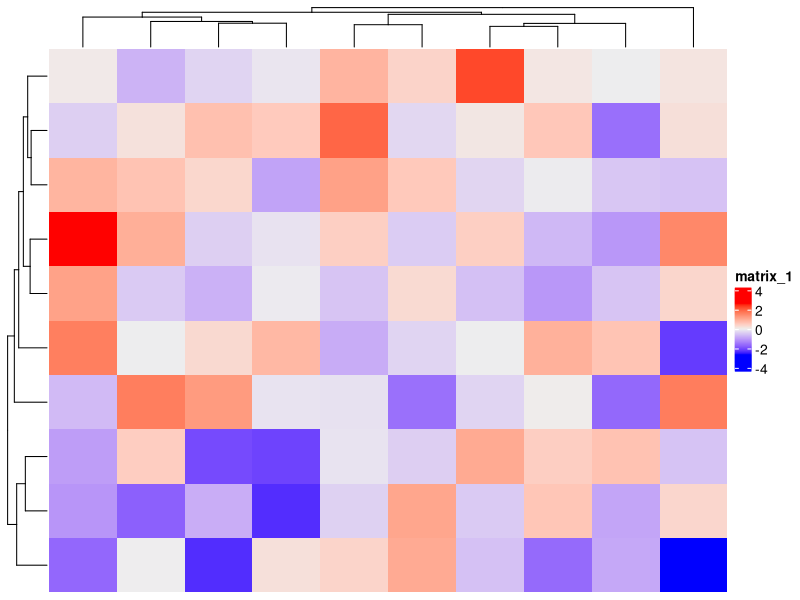
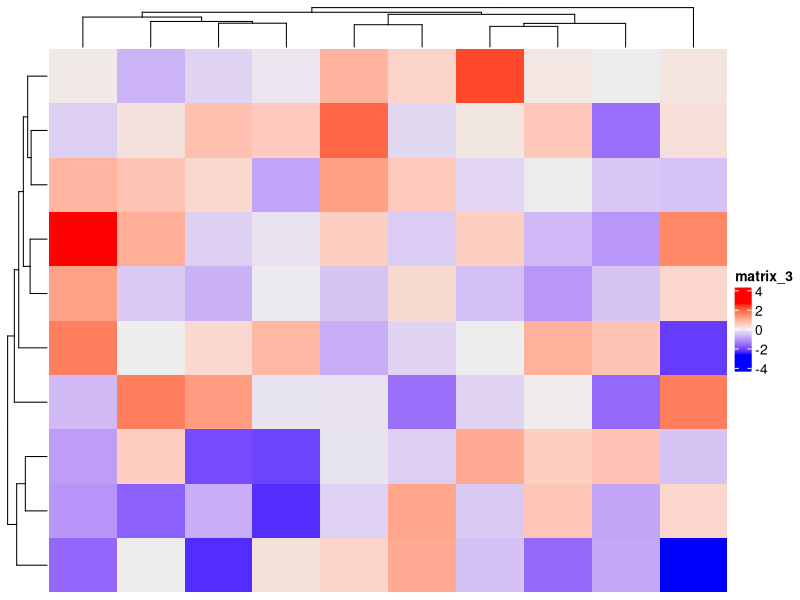
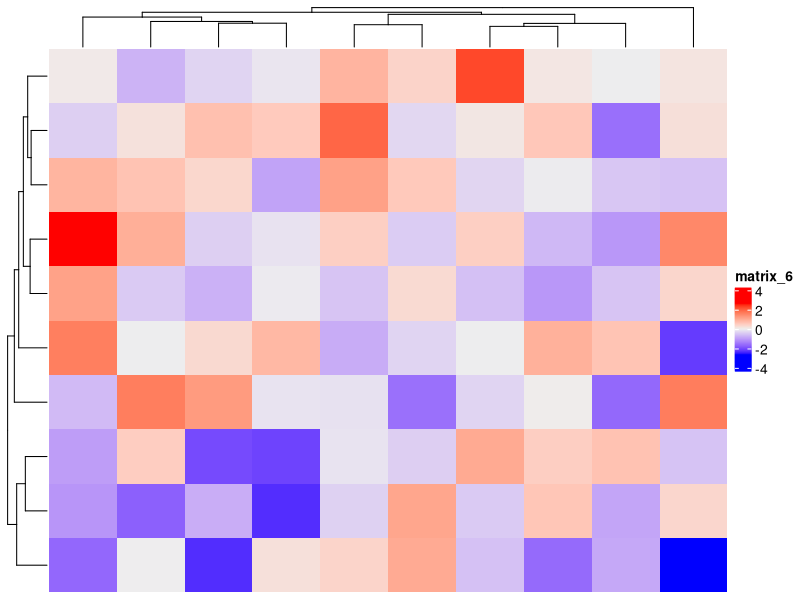

The R script that drew these images, in order:
# INPUT 3 (edge): every quantitative / behavioural claim in the Skill's "Per-Method Failure Modes" and "Reconciliation" tables that can be checked.
suppressPackageStartupMessages({library(ComplexHeatmap);library(circlize);library(pheatmap);library(seriation)})
set.seed(5)
hr <- function(t, ...) cat("\n=====", t, "=====\n", ...)
# A. ward.D vs ward.D2, and equivalence to scipy ward
hr("A. ward.D vs ward.D2 (planted 3-cluster data)")
x <- rbind(matrix(rnorm(40*6, 0, 1), 40), matrix(rnorm(40*6, 3, 1), 40), matrix(rnorm(20*6, -3, 2), 20))
rownames(x) <- paste0("r", 1:100)
h1 <- hclust(dist(x), "ward.D"); h2 <- hclust(dist(x), "ward.D2")
cat("ward.D and ward.D2 orders identical:", identical(h1$order, h2$order), "; merge tables identical:", identical(h1$merge, h2$merge), "\n")
cat("cutree k=3 agreement (adjusted): ", "ward.D sizes", table(cutree(h1,3)), "| ward.D2 sizes", table(cutree(h2,3)), "\n")
cat("ward.D top merge height", round(max(h1$height),1), " ward.D2", round(max(h2$height),1), "; ward.D height^2-ish vs D2 heights ratio (D on unsquared d): ", round(max(h1$height)/max(h2$height)^2*1000,3), "\n")
write.csv(x, "i3_x.csv"); saveRDS(h2$height, "i3_h2_heights.rds")
# B. seaborn 'ward' == ward.D2 (heights compared cross-language in i3_scipy_check.py)
# C. Euclidean on z-scored rows ~ 1 - Pearson
hr("C. Euclid(z) vs 1-Pearson")
m <- matrix(rnorm(30*12), 30); z <- t(scale(t(m)))
de <- as.matrix(dist(z)); dc <- 1 - cor(t(m))
cat("d_euclid^2 / (1-r) constant (=2(n-1)):", signif(range(de[upper.tri(de)]^2 / dc[upper.tri(dc)]),6), " expect", 2*(12-1), "\n")
# D. outlier compresses colour scale
hr("D. one outlier vs quantile bounds")
o <- matrix(rnorm(2000), 40); o[1,1] <- 60
cf_naive <- colorRamp2(c(min(o), 0, max(o)), c("blue","white","red"))
b <- quantile(abs(o), 0.99); cf_rob <- colorRamp2(c(-b, 0, b), c("blue","white","red"))
cat("bounds 99%:", round(b,2), " max:", max(o), "\n")
cat("typical cell value 1.5 -> naive:", cf_naive(1.5), " robust:", cf_rob(1.5), "\n")
cat("outlier 60 -> robust:", cf_rob(60), " (equals extreme colour col_fun(b):", cf_rob(60)==cf_rob(b), ")\n")
# E. sparse rows z-score
hr("E. z-score on sparse rows")
s <- rbind(c(0,0,0,0,0,0,0,0,0,10), c(0,0,0,0,0,0,0,0,5,6), rnorm(10, 5, 1))
zs <- t(scale(t(s))); print(round(zs, 2))
cat("max |z| for 1-nonzero row:", round(max(abs(zs[1,])),2), " (theoretical (n-1)/sqrt(n) =", round(9/sqrt(10),2), ")\n")
# F. bare Heatmap() behaviours
hr("F. bare Heatmap() claims")
mm <- matrix(rnorm(100), 10)
f1 <- tempfile(fileext=".pdf"); pdf(f1); Heatmap(mm); dev.off()
cat("F1 top-level bare Heatmap() in Rscript: pdf size", file.size(f1), "(blank page ~ 3-4 KB?)\n")
f2 <- tempfile(fileext=".pdf"); pdf(f2); Heatmap(mm) -> tmp; dev.off()
cat("F2 assigned only (no print):             pdf size", file.size(f2), "\n")
f3 <- tempfile(fileext=".pdf"); pdf(f3); (function() { Heatmap(mm) })(); dev.off()
cat("F3 bare Heatmap() as value of function call at top-level (auto-prints result): pdf size", file.size(f3), "\n")
f4 <- tempfile(fileext=".pdf"); pdf(f4); (function() { Heatmap(mm); invisible(NULL) })(); dev.off()
cat("F4 bare Heatmap() inside function, not returned:  pdf size", file.size(f4), "\n")
f5 <- tempfile(fileext=".pdf"); pdf(f5); for (i in 1) { Heatmap(mm) }; dev.off()
cat("F5 bare Heatmap() in for loop:                   pdf size", file.size(f5), "\n")
f6 <- tempfile(fileext=".pdf"); pdf(f6); draw(Heatmap(mm)); dev.off()
cat("F6 draw(Heatmap()):                              pdf size", file.size(f6), "\n")
# G. raster default + args
hr("G. raster claims")
big <- matrix(rnorm(2500*8), 2500); small <- matrix(rnorm(100*8), 100)
cat("use_raster default, 2500 rows:", Heatmap(big)@matrix_param$use_raster %||% "n/a", "\n")
cat("formals raster_quality default:", deparse(formals(Heatmap)$raster_quality), " raster_device default:", deparse(formals(Heatmap)$raster_device)[1], "\n")
cat("use_raster default, 100 rows:", deparse(formals(Heatmap)$use_raster), "\n")
# H. pheatmap gaps_col with cluster_cols=TRUE
hr("H. pheatmap gaps_col vs cluster_cols")
pm <- matrix(rnorm(200), 20); colnames(pm) <- paste0("c", 1:10)
p1 <- pheatmap(pm, gaps_col = c(5), cluster_cols = TRUE, silent = TRUE)
cat("cluster_cols=TRUE, gaps_col=5: gaps in gtable (widths of colgap): ")
gt <- p1$gtable; nm <- vapply(gt$grobs, function(g) class(g)[1], ""); cat("returned tree_col present:", !is.null(p1$tree_col), "\n")
# The real test: does the drawn matrix have a gap? compare heatmap grob width vs no-gap case
w <- function(p) { hm <- p$gtable$grobs[[which(p$gtable$layout$name=="matrix")]]; length(hm$children[[1]]$x) }
p0 <- pheatmap(pm, cluster_cols = TRUE, silent = TRUE)
xs <- function(p) { hm <- p$gtable$grobs[[which(p$gtable$layout$name=="matrix")]]; sort(unique(as.numeric(hm$children[[1]]$x))) }
gap_cl <- diff(xs(p1)); gap_0 <- diff(xs(p0))
cat("x-positions equal with vs without gaps_col (cluster_cols=TRUE):", isTRUE(all.equal(xs(p1), xs(p0))), "\n")
p2 <- pheatmap(pm, gaps_col = c(5), cluster_cols = FALSE, silent = TRUE)
p3 <- pheatmap(pm, cluster_cols = FALSE, silent = TRUE)
cat("x-positions equal with vs without gaps_col (cluster_cols=FALSE):", isTRUE(all.equal(xs(p2), xs(p3))), "\n")
